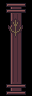

A 2D game scene composited from a Tiled map and its tileset images. What follows is a short description and the map's XML, with every tile layer's data as written:
An orthogonal 1x3 tile map with 32x32 px tiles, 1 tile layer (Assembly), 3 tilesets.

<map version="1.10" orientation="orthogonal" renderorder="right-down" width="1" height="3" tilewidth="32" tileheight="32" infinite="0" nextlayerid="2" nextobjectid="1">
  <tileset firstgid="1" source="../floors.tsx" />
  <tileset firstgid="321" source="../walls.tsx" />
  <tileset firstgid="961" source="../architecture.tsx" />
  <layer id="1" name="Assembly" width="1" height="3">
    <data encoding="csv">
1793,
1809,
1825
</data>
  </layer>
</map>
